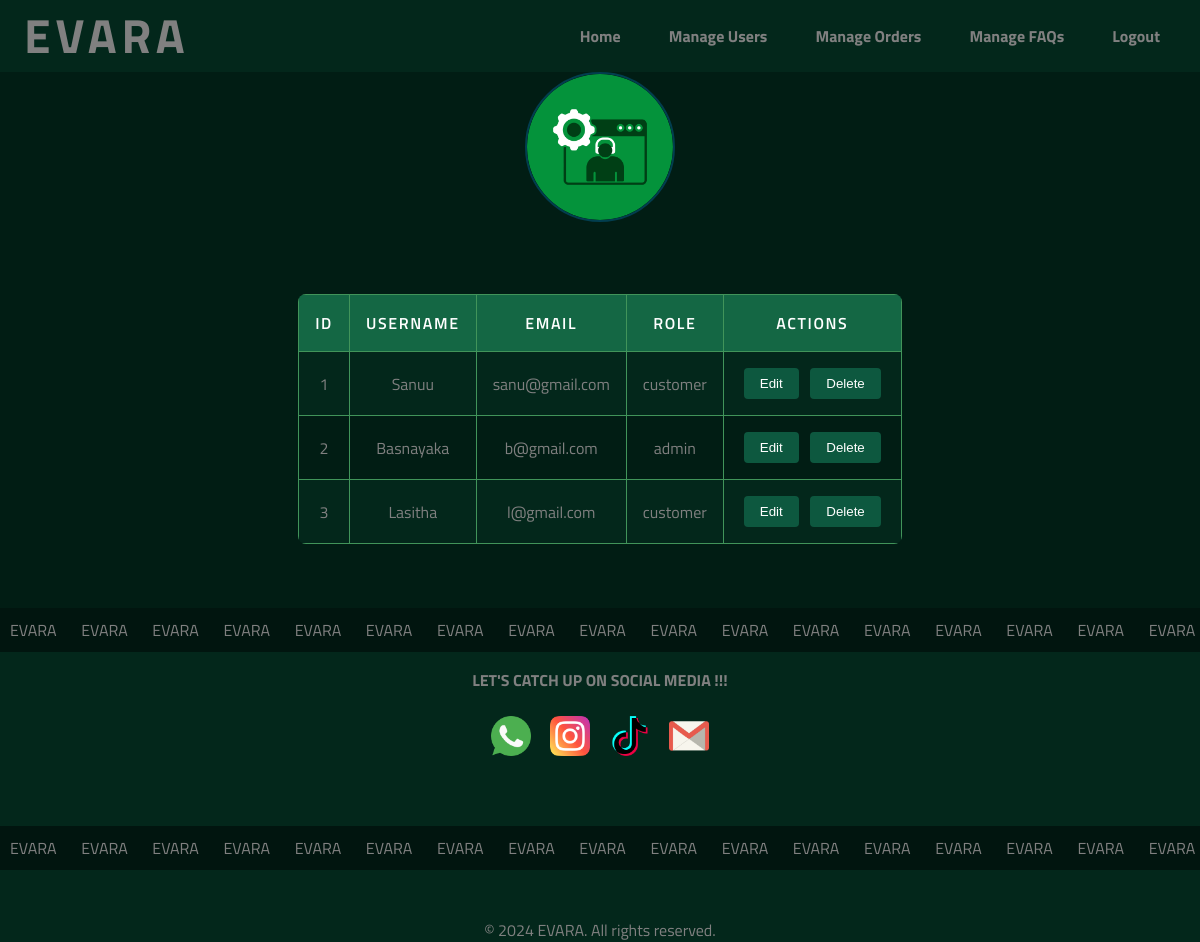
The page /admin_user_management.php on the database its author committed.
### tables this page shows
CREATE TABLE `users` (
  `id` int(11) NOT NULL,
  `username` varchar(50) NOT NULL,
  `email` varchar(100) NOT NULL,
  `password` varchar(255) NOT NULL,
  `role` enum('admin','customer') DEFAULT 'customer',
  `created_at` timestamp NOT NULL DEFAULT current_timestamp()
);

### admin_user_management.php (the view, shortened to what this page needs)
<?php
$servername = "localhost";
$username = "root";
$password = "";
$database = "evara_db";
$conn = new mysqli($servername, $username, $password, $database);
$query = "SELECT * FROM users";
$result = mysqli_query($conn, $query);
?>
<!DOCTYPE html>
<html lang="en">
<head>
    <link rel="stylesheet" href="CSS/admin.css">
    <link rel="stylesheet" href="CSS/style.css">
</head>
<body>
    <header>
        <div class="logo"><b>EVARA</b></div>
        <nav>
            <ul>
                <li><a href="index.php"><b>Home</b></a></li>
                <li><a href="admin_user_management.php"><b>Manage Users</b></a></li>
                <li><a href="admin_order_management.php"><b>Manage Orders</b></a></li>
                <li><a href="admin_faq_management.php"><b>Manage FAQs</b></a></li>
                <li><a href="logout.php"><b>Logout</b></a></li>
            </ul>
        </nav>
    </header>
    <main>
        <section id="userManagment">
        <h1 >User Management</h1>
        <div class="admin-image">
                    <img src="pics/administrator.png" alt="admin Image">
                </div>
                <br>
                <div class="table-container">
                <table class="admin-table">
            <thead>
                <tr>
                    <th>ID</th>
                    <th>Username</th>
                    <th>Email</th>
                    <th>Role</th>
                    <th>Actions</th>
                </tr>
            </thead>
            <tbody>
                <?php while ($row = mysqli_fetch_assoc($result)) { ?>
                    <tr>
                        <td><?php echo $row['id']; ?></td>
                        <td><?php echo $row['username']; ?></td>
                        <td><?php echo $row['email']; ?></td>
                        <td><?php echo $row['role']; ?></td>
                        <td>
                            <button><a href="edit_user.php?id=<?php echo $row['id']; ?>">Edit</button></a>
                            <button><a href="delete_user.php?id=<?php echo $row['id']; ?>" onclick="return confirm('Are you sure?')">Delete</button></a>
                        </td>
                    </tr>
                <?php } ?>
            </tbody>
        </table>
                </div>
    </main>
<section class="marqueeBox ">
        <div class="marquee">
            EVARA   &nbsp;    &nbsp;  &nbsp; EVARA  &nbsp;   &nbsp; &nbsp; EVARA     &nbsp;  &nbsp;    &nbsp; EVARA  &nbsp; &nbsp;   &nbsp; EVARA     &nbsp;    &nbsp;  &nbsp; EVARA  &nbsp;   &nbsp; &nbsp;
            EVARA   &nbsp;    &nbsp;  &nbsp; EVARA  &nbsp;   &nbsp; &nbsp; EVARA     &nbsp;  &nbsp;    &nbsp; EVARA  &nbsp; &nbsp;   &nbsp; EVARA     &nbsp;    &nbsp;  &nbsp; EVARA  &nbsp;   &nbsp; &nbsp;
            EVARA   &nbsp;    &nbsp;  &nbsp; EVARA  &nbsp;   &nbsp; &nbsp; EVARA     &nbsp;  &nbsp;    &nbsp; EVARA  &nbsp; &nbsp;   &nbsp; EVARA     &nbsp;    &nbsp;  &nbsp; EVARA  &nbsp;   &nbsp; &nbsp;
            EVARA   &nbsp;    &nbsp;  &nbsp; EVARA  &nbsp;   &nbsp; &nbsp; EVARA     &nbsp;  &nbsp;    &nbsp; EVARA  &nbsp; &nbsp;   &nbsp; EVARA     &nbsp;    &nbsp;  &nbsp; EVARA  &nbsp;   &nbsp; &nbsp;
            EVARA   &nbsp;    &nbsp;  &nbsp; EVARA  &nbsp;   &nbsp; &nbsp; EVARA     &nbsp;  &nbsp;    &nbsp; EVARA  &nbsp; &nbsp;   &nbsp; EVARA     &nbsp;    &nbsp;  &nbsp; EVARA  &nbsp;   &nbsp; &nbsp;
            EVARA   &nbsp;    &nbsp;  &nbsp; EVARA  &nbsp;   &nbsp; &nbsp; EVARA     &nbsp;  &nbsp;    &nbsp; EVARA  &nbsp; &nbsp;   &nbsp; EVARA     &nbsp;    &nbsp;  &nbsp; EVARA  &nbsp;   &nbsp; &nbsp;
            EVARA   &nbsp;    &nbsp;  &nbsp; EVARA  &nbsp;   &nbsp; &nbsp; EVARA     &nbsp;  &nbsp;    &nbsp; EVARA  &nbsp; &nbsp;   &nbsp; EVARA     &nbsp;    &nbsp;  &nbsp; EVARA  &nbsp;   &nbsp; &nbsp;
            EVARA   &nbsp;    &nbsp;  &nbsp; EVARA  &nbsp;   &nbsp; &nbsp; EVARA     &nbsp;  &nbsp;    &nbsp; EVARA  &nbsp; &nbsp;   &nbsp; EVARA     &nbsp;    &nbsp;  &nbsp; EVARA  &nbsp;   &nbsp; &nbsp;
            EVARA   &nbsp;    &nbsp;  &nbsp; EVARA  &nbsp;   &nbsp; &nbsp; EVARA     &nbsp;  &nbsp;    &nbsp; EVARA  &nbsp; &nbsp;   &nbsp; EVARA     &nbsp;    &nbsp;  &nbsp; EVARA  &nbsp;   &nbsp; &nbsp;
            EVARA   &nbsp;    &nbsp;  &nbsp; EVARA  &nbsp;   &nbsp; &nbsp; EVARA     &nbsp;  &nbsp;    &nbsp; EVARA  &nbsp; &nbsp;   &nbsp; EVARA     &nbsp;    &nbsp;  &nbsp; EVARA  &nbsp;   &nbsp; &nbsp;
            EVARA   &nbsp;    &nbsp;  &nbsp; EVARA  &nbsp;   &nbsp; &nbsp; EVARA     &nbsp;  &nbsp;    &nbsp; EVARA  &nbsp; &nbsp;   &nbsp; EVARA     &nbsp;    &nbsp;  &nbsp; EVARA  &nbsp;   &nbsp; &nbsp;
            EVARA   &nbsp;    &nbsp;  &nbsp; EVARA  &nbsp;   &nbsp; &nbsp; EVARA     &nbsp;  &nbsp;    &nbsp; EVARA  &nbsp; &nbsp;   &nbsp; EVARA     &nbsp;    &nbsp;  &nbsp; EVARA  &nbsp;   &nbsp; &nbsp;
        </div>
    </section>
    <footer>
        <section class="homeMedia">
            <div class="social">
                <h4>LET'S CATCH UP ON SOCIAL MEDIA !!!</h4>
                <br>
                <a href="https://wa.me/0740665317" target="_blank"><img src="pics/whtsapp.png" alt="WhatsApp"></a>
                <a href="https://www.instagram.com/" target="_blank"><img src="pics/insta.png" alt="Instagram"></a>
                <a href="https://www.tiktok.com/" target="_blank"><img src="pics/tiktok.png" alt="TikTok"></a>
                <a href="mailto:contactus@gmail.com" target="_blank"><img src="pics/mail.png" alt="Email"></a>
            </div>
        </section>
        <br>
        <br>
        <section class="marqueeBox">
            <div class="marquee">
                EVARA   &nbsp;    &nbsp;  &nbsp; EVARA  &nbsp;   &nbsp; &nbsp; EVARA     &nbsp;  &nbsp;    &nbsp; EVARA  &nbsp; &nbsp;   &nbsp; EVARA     &nbsp;    &nbsp;  &nbsp; EVARA  &nbsp;   &nbsp; &nbsp;
                EVARA   &nbsp;    &nbsp;  &nbsp; EVARA  &nbsp;   &nbsp; &nbsp; EVARA     &nbsp;  &nbsp;    &nbsp; EVARA  &nbsp; &nbsp;   &nbsp; EVARA     &nbsp;    &nbsp;  &nbsp; EVARA  &nbsp;   &nbsp; &nbsp;
                EVARA   &nbsp;    &nbsp;  &nbsp; EVARA  &nbsp;   &nbsp; &nbsp; EVARA     &nbsp;  &nbsp;    &nbsp; EVARA  &nbsp; &nbsp;   &nbsp; EVARA     &nbsp;    &nbsp;  &nbsp; EVARA  &nbsp;   &nbsp; &nbsp;
                EVARA   &nbsp;    &nbsp;  &nbsp; EVARA  &nbsp;   &nbsp; &nbsp; EVARA     &nbsp;  &nbsp;    &nbsp; EVARA  &nbsp; &nbsp;   &nbsp; EVARA     &nbsp;    &nbsp;  &nbsp; EVARA  &nbsp;   &nbsp; &nbsp;
                EVARA   &nbsp;    &nbsp;  &nbsp; EVARA  &nbsp;   &nbsp; &nbsp; EVARA     &nbsp;  &nbsp;    &nbsp; EVARA  &nbsp; &nbsp;   &nbsp; EVARA     &nbsp;    &nbsp;  &nbsp; EVARA  &nbsp;   &nbsp; &nbsp;
                EVARA   &nbsp;    &nbsp;  &nbsp; EVARA  &nbsp;   &nbsp; &nbsp; EVARA     &nbsp;  &nbsp;    &nbsp; EVARA  &nbsp; &nbsp;   &nbsp; EVARA     &nbsp;    &nbsp;  &nbsp; EVARA  &nbsp;   &nbsp; &nbsp;
                EVARA   &nbsp;    &nbsp;  &nbsp; EVARA  &nbsp;   &nbsp; &nbsp; EVARA     &nbsp;  &nbsp;    &nbsp; EVARA  &nbsp; &nbsp;   &nbsp; EVARA     &nbsp;    &nbsp;  &nbsp; EVARA  &nbsp;   &nbsp; &nbsp;
                EVARA   &nbsp;    &nbsp;  &nbsp; EVARA  &nbsp;   &nbsp; &nbsp; EVARA     &nbsp;  &nbsp;    &nbsp; EVARA  &nbsp; &nbsp;   &nbsp; EVARA     &nbsp;    &nbsp;  &nbsp; EVARA  &nbsp;   &nbsp; &nbsp;
                EVARA   &nbsp;    &nbsp;  &nbsp; EVARA  &nbsp;   &nbsp; &nbsp; EVARA     &nbsp;  &nbsp;    &nbsp; EVARA  &nbsp; &nbsp;   &nbsp; EVARA     &nbsp;    &nbsp;  &nbsp; EVARA  &nbsp;   &nbsp; &nbsp;
                EVARA   &nbsp;    &nbsp;  &nbsp; EVARA  &nbsp;   &nbsp; &nbsp; EVARA     &nbsp;  &nbsp;    &nbsp; EVARA  &nbsp; &nbsp;   &nbsp; EVARA     &nbsp;    &nbsp;  &nbsp; EVARA  &nbsp;   &nbsp; &nbsp;
                EVARA   &nbsp;    &nbsp;  &nbsp; EVARA  &nbsp;   &nbsp; &nbsp; EVARA     &nbsp;  &nbsp;    &nbsp; EVARA  &nbsp; &nbsp;   &nbsp; EVARA     &nbsp;    &nbsp;  &nbsp; EVARA  &nbsp;   &nbsp; &nbsp;
                EVARA   &nbsp;    &nbsp;  &nbsp; EVARA  &nbsp;   &nbsp; &nbsp; EVARA     &nbsp;  &nbsp;    &nbsp; EVARA  &nbsp; &nbsp;   &nbsp; EVARA     &nbsp;    &nbsp;  &nbsp; EVARA  &nbsp;   &nbsp; &nbsp;
            </div>
        </section>
        <br>
        <br>
        <p>&copy; 2024 EVARA. All rights reserved.</p>
    </footer>
</body>
</html>

### CSS/admin.css (style rules this page uses)
body { font-family: 'Titillium Web', sans-serif; background-color: #011d14; color: #808080; margin: 0; padding: 0; }
header { background-color: #03271b; color: #fff; padding: 1rem; text-align: center; }
header .logo { font-size: 2rem; font-weight: 600; letter-spacing: 0.1em; }
main { padding: 2rem; display: flex; justify-content: center; align-items: center; flex-direction: column; }
#userManagment h1 { color: #fff; font-size: 2.5rem; margin-bottom: 1rem; text-transform: uppercase; letter-spacing: 0.1em; }
.admin-image { display: flex; justify-content: center; margin-bottom: 1rem; }
.admin-image img { width: 150px; height: auto; border-radius: 50%; border: 2px solid #023e4f; }
.table-container { width: 100%; max-width: 2000px; margin: 2rem auto; overflow-x: auto; }
.admin-table { width: 100%; border-collapse: collapse; font-size: 1rem; text-align: center; background-color: #03271b; border-radius: 8px; overflow: hidden; }
.admin-table th, .admin-table td { padding: 1rem; border: 1px solid #41945a; }
.admin-table th { background-color: #146744; color: #fff; font-weight: 600; text-transform: uppercase; letter-spacing: 0.1em; }
.admin-table tr:nth-child(even) { background-color: #011d14; }
.admin-table td { color: #808080; transition: background-color 0.3s ease; }
.admin-table td button { background-color: #0d583f; color: #fff; border: none; padding: 0.5rem 1rem; cursor: pointer; border-radius: 4px; margin: 0 0.25rem; transition: background-color 0.3s ease; text-decoration: none; }
.admin-table td a { color: inherit; text-decoration: none; }

### CSS/style.css (style rules this page uses)
* { box-sizing: border-box; margin: 0; padding: 0; }
body { background-color: #011d14; line-height: 24px; font-size: 16px; font-weight: 400; visibility: visible; font-family: "Titillium Web", sans-serif; color: #808080; margin: 0; padding: 0; }
header { background-color: #03271b; color: #808080; padding: 1.5rem; display: flex; justify-content: space-between; align-items: center; position: fixed; background-attachment: fixed; backdrop-filter: blur(10px); width: 100%; z-index: 100; }
header .logo { font-size: 3rem; }
header nav ul { list-style: none; display: flex; margin: 0; padding: 0; }
header nav ul li { margin-left: 1rem; }
header nav ul li a { color: #808080; text-decoration: none; padding: 1rem; font-size: 1rem; transition: color 0.3s ease; }
.marqueeBox { overflow: hidden; white-space: nowrap; background-color: #01150f; color:#808080; padding: 10px 10px ; }
.marquee { display: inline-block; white-space: nowrap; animation: marquee 90s linear infinite; width: 100%; }
footer { background-color: #03271b; color: #808080; text-align: center; position: relative; bottom: 0; width: 100%; }
.homeMedia { display: flex; align-items: center; max-width: 800px; margin: 0 auto; padding: 1rem; justify-content: center; }
.homeMedia .social img, .homeMedia .contact img { width: 40px; height: 40px; margin: 0 0.5rem; justify-content: space-between; }

### rows shown on the page
users: id "1", username "Sanuu", email "sanu@gmail.com", role "customer"
users: id "2", username "Basnayaka", email "b@gmail.com", role "admin"
users: id "3", username "Lasitha", email "l@gmail.com", role "customer"
